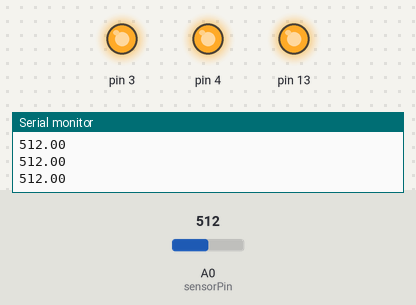
Simulated run of this sketch. Board: Arduino Uno, built with avr-gcc and run on an emulated ATmega328P. On the bench: output pins drawn as LEDs (lit = HIGH), the last lines printed to the serial monitor. The inputs (shaded band) are chosen by the test bench; at power-on: A0 (sensorPin) = 512.

Above: at 1.2 s.
1.3 s: A0 (sensorPin) set to 23
2.8 s: A0 (sensorPin) set to 18
At 3.7 s:
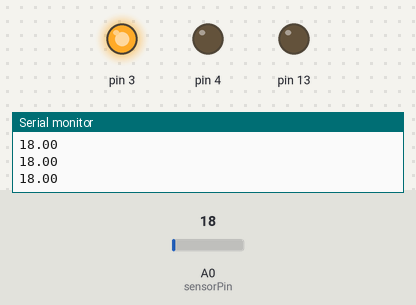
4.3 s: A0 (sensorPin) set to 122
At 4.9 s:
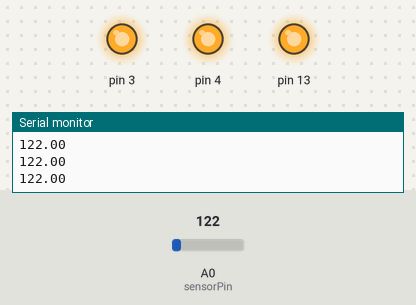
5.8 s: A0 (sensorPin) set to 10
At 7.1 s:
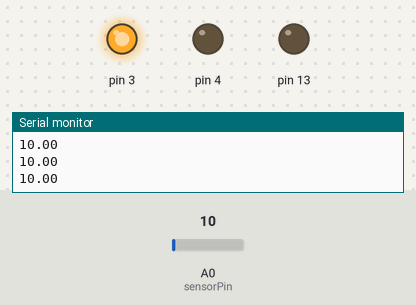
Timing chart, 0 to 8.3 s (numbered marks = the images above; inputs shaded):
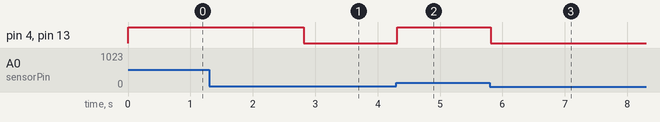

Measured:
- the behaviour switches between 21 and 20 on A0 (sensorPin) (found by bisection; images 0 and 1)
- after the input at 2.8 s, pin 4, pin 13: HIGH → LOW at once
- after the input at 4.3 s, pin 4, pin 13: LOW → HIGH at once
- after the input at 5.8 s, pin 4, pin 13: HIGH → LOW at once

The sketch:

Music_Sync_Leds.ino
```cpp
/*
 * Rui Santos
 * Complete Project Details https://randomnerdtutorials.com
*/


int sensorPin=A0;
float val;

void setup(){
//  pinMode(ledPin, OUTPUT);
  pinMode(sensorPin, INPUT);
  pinMode(13,OUTPUT);
  pinMode(3,OUTPUT);
  pinMode(4,OUTPUT);
  digitalWrite(3,HIGH);

//digitalWrite(10,HIGH);

  Serial.begin (9600);
}

void loop (){
  val =analogRead(sensorPin);
  Serial.println (val);
  // when the sensor detects a signal above the threshold value, LED flashes
//  Serial.Plotter()
  if(val>20)
  {
    digitalWrite(13,HIGH);
   digitalWrite(4,HIGH);
  }
  else
  {
    digitalWrite(13,LOW);
    digitalWrite(4,LOW);
  }
}
```
